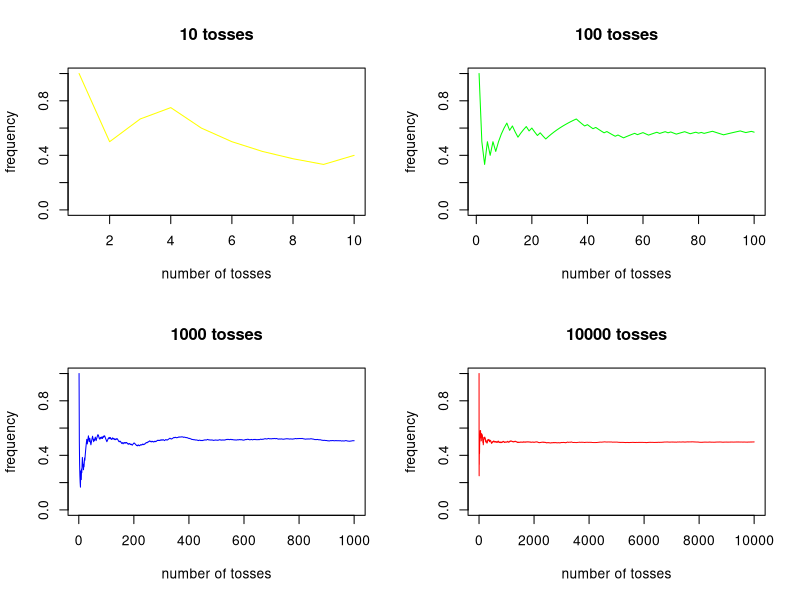

This figure's R source:

# simulate the coin tosses
experiment1 = sample(0:1, 10, replace=T)
experiment2 = sample(0:1, 100, replace=T)
experiment3 = sample(0:1, 1000, replace=T)
experiment4 = sample(0:1, 10000, replace=T)

par(mfrow=c(2,2))

# plot experiment 1 
total_heads = 0
frequency1 = vector(mode='numeric', length=10)
for (i in 1:10) {
  total_heads = total_heads + experiment1[i]
  frequency1[i] = total_heads / i 
}
plot(frequency1, ylim=0:1, type='l', col='yellow', ylab='frequency', xlab='number of tosses', main='10 tosses')

# plot experiment 2 
total_heads = 0
frequency2 = vector(mode='numeric', length=100)
for (i in 1:100) {
  total_heads = total_heads + experiment2[i]
  frequency2[i] = total_heads / i 
}
plot(frequency2, ylim=0:1, type='l', col='green', ylab='frequency', xlab='number of tosses', main='100 tosses')

# plot experiment 3 
total_heads = 0
frequency3 = vector(mode='numeric', length=1000)
for (i in 1:1000) {
  total_heads = total_heads + experiment3[i]
  frequency3[i] = total_heads / i 
}
plot(frequency3, ylim=0:1, type='l', col='blue', ylab='frequency', xlab='number of tosses', main='1000 tosses')

# plot experiment 4 
total_heads = 0
frequency4 = vector(mode='numeric', length=10000)
for (i in 1:10000) {
  total_heads = total_heads + experiment4[i]
  frequency4[i] = total_heads / i 
}
plot(frequency4, ylim=0:1, type='l', col='red', ylab='frequency', xlab='number of tosses', main='10000 tosses')




